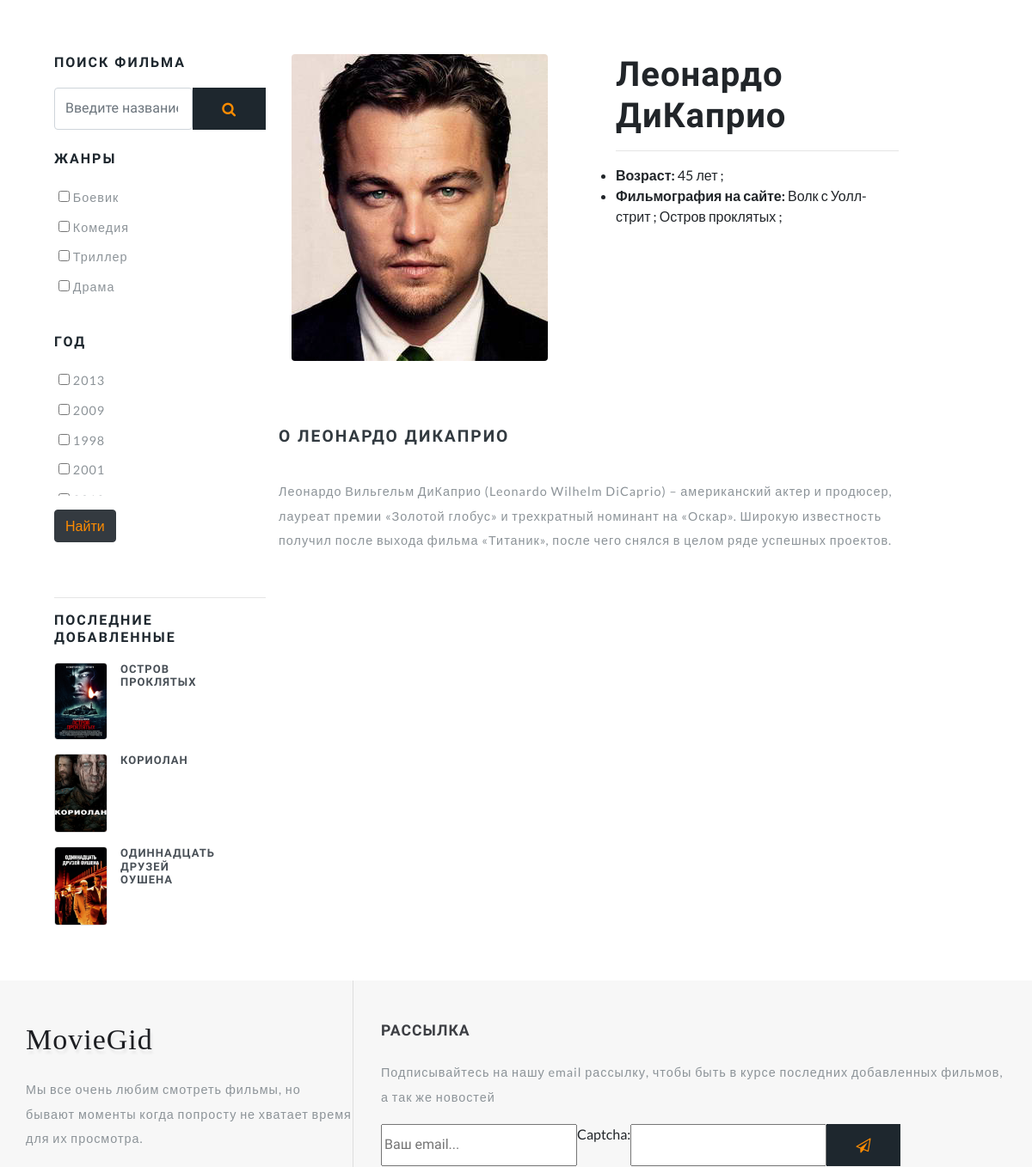
The page /actor/Леонардо ДиКаприо/ (middle part) on the database as committed earlier.
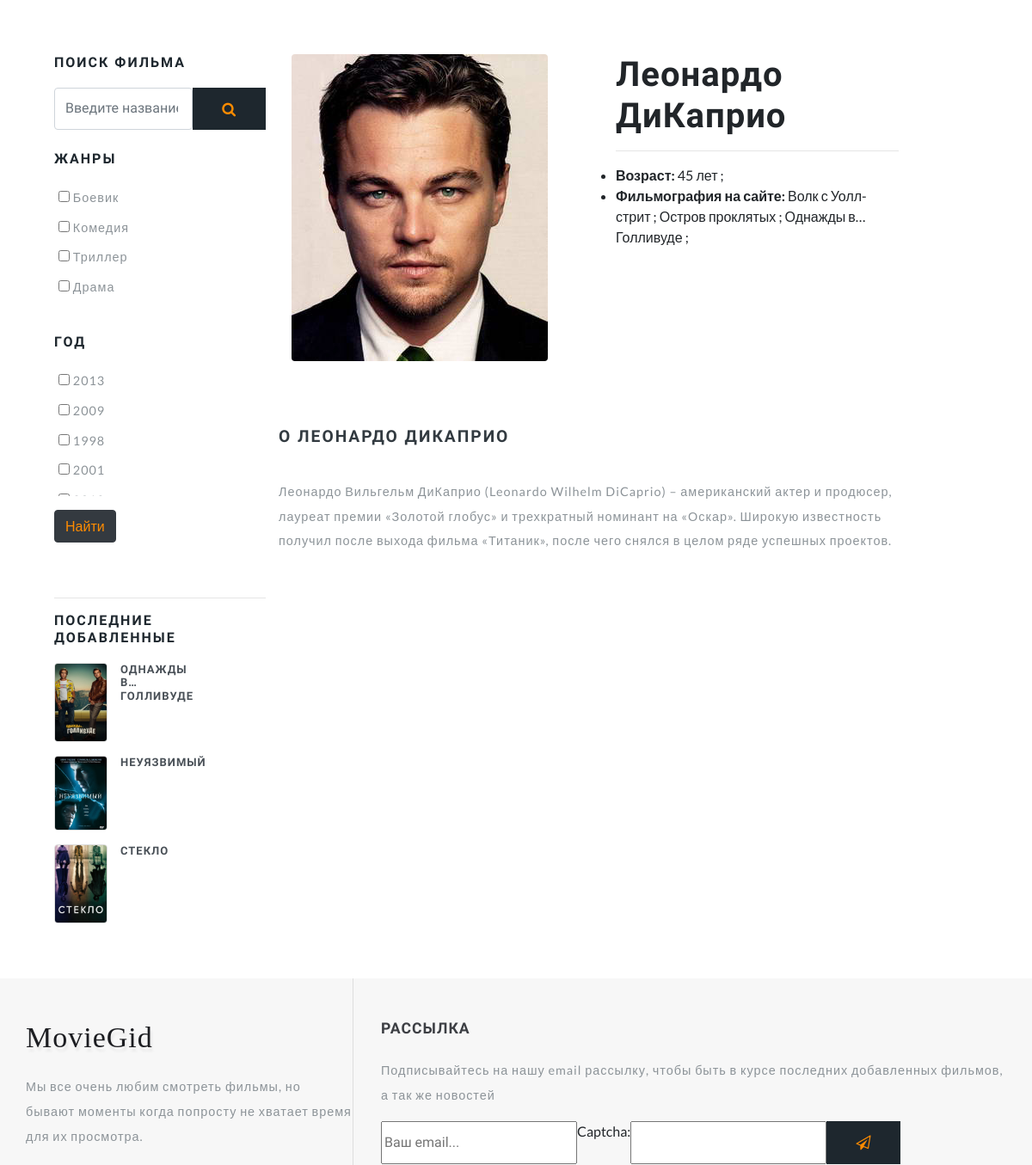
The same page on the database as committed later.
### movies/models.py (models this page shows, shortened)
class Genre(models.Model):
    name = models.CharField('Имя', max_length=100)
    description = models.TextField('Описание')
    url = models.SlugField(max_length=160, unique=True)
    class Meta:
        verbose_name = 'Жанр'
        verbose_name_plural = 'Жанры'

class Movie(models.Model):
    title = models.CharField('Название', max_length=100)
    tagline = models.CharField('Слоган', max_length=100, default='')
    description = models.TextField('Описание')
    poster = models.ImageField('Постер', upload_to='movies/')
    year = models.PositiveSmallIntegerField('Дата выхода', default=2020)
    country = models.CharField('Страна', max_length=30)
    directors = models.ManyToManyField(FilmDirector, verbose_name='режиссер', related_name='film_director')
    actors = models.ManyToManyField(Actor, verbose_name='актеры', related_name='film_actor')
    genres = models.ManyToManyField(Genre, verbose_name='жанры')
    world_premiere = models.DateField('Премьера в мире', default=date.today)
    budget = models.PositiveIntegerField('Бюджет', default=0, help_text='указывать сумму в долларах')
    fees_in_usa = models.PositiveIntegerField('Сборы в США', default=0, help_text='указывать сумму в долларах')
    fees_in_world = models.PositiveIntegerField('Сборы в мире', default=0, help_text='указывать сумму в долларах')
    category = models.ForeignKey(Category, verbose_name='Категория', on_delete=models.SET_NULL, null=True)
    url = models.SlugField(max_length=130, unique=True)
    draft = models.BooleanField('Черновик', default=False)
    def get_absolute_url(self):
        return reverse('movie_detail', kwargs={'slug': self.url})
    class Meta:
        verbose_name = 'Фильм'
        verbose_name_plural = 'Фильмы'

### movies/views.py (the view)
# urls.py: path('actor/<str:slug>/', views.ActorView.as_view(), name='actor_detail'),
class ActorView(GenreYear, DetailView):
    model = Actor
    model_2 = FilmDirector
    template_name = 'movies/actor.html'
    slug_field = 'name'

### contact/forms.py
class ContactForm(forms.ModelForm):
    captcha = ReCaptchaField()
    class Meta:
        model = Contact
        fields = ('email', 'captcha')
        widgets = {
            'email': forms.TextInput(attrs={'class': 'editContent', 'placeholder': 'Ваш email...'})
        }
        labels = {
            'email': ''
        }

### contact/templatetags/contact_tags.py (called while the page is built)
@register.inclusion_tag('contact/tags/form.html')
def contact_form():
    return {'contact_form': ContactForm()}

### movies/templatetags/movie_tag.py (called while the page is built)
@register.inclusion_tag('movies/tags/last_movie.html')
def get_last_movies(count=5):
    movies = Movie.objects.order_by('-id')[:count]
    return {'last_movies': movies}

### movies/views.py (called while the page is built)
    def get_genres(self):
        return Genre.objects.get_queryset().order_by('id')

    def get_years(self):
        return Movie.objects.filter(draft=False).values('year')

    def get_category(self):
        return Category.objects.all()

### movies/templates/movies/actor.html (shortened to what this page needs)
{% extends 'movies/base.html' %}
{% load static %}
{% block container %}
    <div class="container py-md-3">
{% endblock container %}
{% block sidebar %}
    <div class="side-bar col-lg-3">
{% endblock sidebar %}
{% block movie %}
<div class="left-ads-display col-lg-8">
    <div class="row">
        <div class="col-md-6">
            <img src="{{ actor.image.url }}" class="img-fluid" alt="{{ actor.name }}" style="max-height: 400px">
        </div>
        <div class="desc1-right col-md-6 pl-lg-4">
            <h1>{{ actor.name }}</h1><hr>
            <ul>
                <li><span><b>Возраст:  </b>{{ actor.age }} лет ;</span></li>
                <li>
                    <span><b>Фильмография на сайте:</b>
                        {% for movie in actor.film_actor.all %}
                            {{ movie.title }} ;
                        {% endfor %}
                    </span>
                </li>
            </ul>
        </div>
    </div>
    <div class="row sub-para-w3layouts mt-5">
        <h3 class="shop-sing editContent">
            О {{ actor.name }}</h3>
        <p class="editContent">{{ actor.description | safe }}</p>
    </div>
</div>
{% endblock movie %}

### movies/templates/include/sidebar.html
{% load movie_tag %}
<div class="search-bar w3layouts-newsletter">
    <h3 class="sear-head editContent" >Поиск фильма</h3>
    <form action="{% url 'search' %}" method="get" class="d-flex editContent" >
        <input type="search" placeholder="Введите название..." name="q" class="form-control" required="">
        <button type="submit" class="btn1 btn" >
            <span class="fa fa-search" aria-hidden="true" ></span>
        </button>
    </form>
</div>
<form action="{% url 'filter' %}" method="get" name="filter">
    <div class="left-side my-4">
        <h3 class="sear-head editContent">Жанры</h3>
        <div class="scroll-bar">
            <ul class="w3layouts-box-list">
                {% for genre in view.get_genres %}
                    <li class="editContent" >
                        <input type="checkbox" class="checked" name="genre" value="{{ genre.id }}">
                        <span class="span editContent" >{{ genre.name }}</span>
                    </li>
                {% endfor %}
            </ul>
        </div>
    </div>
    <div class="left-side">
        <h3 class="sear-head editContent" >Год</h3>
        <div class="scroll-bar">
            <ul class="w3layouts-box-list">
                {% for movie in view.get_years %}
                    <li class="editContent" >
                        <input type="checkbox" class="checked" name="year" value="{{ movie.year }}">
                        <span class="span editContent" >{{ movie.year }}</span>
                    </li>
                {% endfor %}
            </ul>
        </div>
    </div>
    <button type="submit" class="btn btn-dark mb-5 mt-3"><span style="color: #FF8C00;">Найти</span></button><hr>
</form>
{% get_last_movies count=3 %}

### movies/templates/movies/tags/last_movie.html (shortened to what this page needs)
<div class="deal-leftmk left-side">
  <h3 class="sear-head editContent">Последние добавленные</h3>
  {% for movie in last_movies %}
  <div class="special-sec1 row mt-3 editContent">
      <div class="img-deals col-md-4">
          <img src="{{ movie.poster.url }}" class="img-fluid" alt="{{ movie.title }}">
      </div>
      <div class="img-deal1 col-md-4">
          <h3 class="editContent">{{ movie.title }}</h3>
      </div>
  </div>
  {% endfor %}
</div>

Rows that differ between the two databases and show on the page:
no longer on this page (row unchanged): Movie: poster (picture), title "КОРИОЛАН", shown under "ПОСЛЕДНИЕ ДОБАВЛЕННЫЕ"
no longer on this page (row edited): Movie: poster (picture), title "ОДИННАДЦАТЬ ДРУЗЕЙ ОУШЕНА", shown under "ПОСЛЕДНИЕ ДОБАВЛЕННЫЕ"
no longer on one of the page's lists (row unchanged): Movie: title "ОСТРОВ ПРОКЛЯТЫХ"
added Movie: poster (picture), title "ОДНАЖДЫ В… ГОЛЛИВУДЕ", title "Однажды в… Голливуде"
added Movie: poster (picture), title "НЕУЯЗВИМЫЙ", shown under "ПОСЛЕДНИЕ ДОБАВЛЕННЫЕ"
added Movie: poster (picture), title "СТЕКЛО", shown under "ПОСЛЕДНИЕ ДОБАВЛЕННЫЕ"
